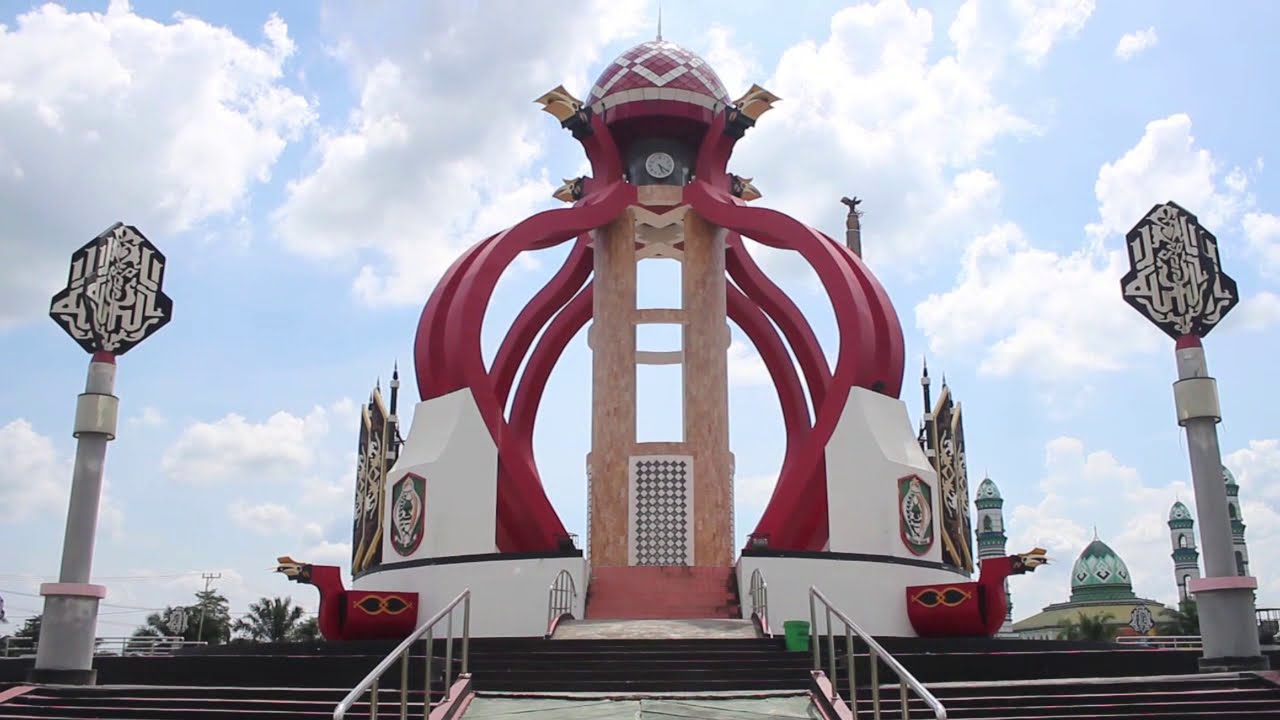
#> input picture 1/tugu.jpg, 1280 x 720 px
$ jupyter execute A710190092_Tugas_Pengantar_Citra_2D.ipynb   (shell and % lines are left out)
#> lines starting #> are read from the running program, lines starting #| are printed output that depends on the picture
# Tugas Computer Vision - Pengantar Citra 2D

## Pertama-tama, ganti NIM di nama file ini. Klik <font color="red">File -> Save as... </font>

Lalu isi yang di bawah ini. Untuk mengedit cell ini, double-click di sini.
### NAMA: Andyca Purwoko
### NIM: A710190092

#### Lengkapi kode di bawah dan jalankan
#### Kamu perlu memahami apa yang dijelaskan di video yang sudah dibagi:

https://www.youtube.com/watch?v=VbVdli7qtio

Tekan <Shift+Enter>

[cell 1]
from time import ctime
from os import getcwd
import sys
nama = "ANDYCA PURWOKO"     ## Ganti dengan namamu
NIM = "A710190092"     ## Ganti dengan NIM-mu
kota = "Sampit"     ## Ganti dengan kotamu
print("NAMA:", nama)
print("NIM :", NIM)
print("Kota:", kota)
print(ctime())
print("")
print(getcwd())
print(sys.executable)
print(sys.version)

##  Import the libraries

[cell 2]
import cv2
import numpy as np
import matplotlib.pyplot as plt
from IPython.display import Image

## Acquire your image

### Ambil sebuah foto icon atau tempat wisata di kotamu (misal kalau dari Jogja ambil foto tugu jogja)
#### Spesifikasi foto:
* Foto berwarna
* Foto icon atau tempat wisata di kotamu
* Foto boleh diambil sendiri atau diambil dari internet
* Diambil pada siang hari
* Memperlihatkan langit

Lalu tampilkan di sini:

[cell 3]
## Perintah untuk menampilkan gambar
Image("tugu.jpg")

### Memakai OpenCV, ketik perintah untuk memuat gambar dan mengetahui ukuran gambar

[cell 4]
## Memuat gambar:
uhuy_img = cv2.imread("tugu.jpg",1)
#> uhuy_img is the input picture: shape (720, 1280, 3); mean B, G, R 178, 166.2, 167.6
## Mengetahui ukuran gambar
print("Image size is ", uhuy_img.shape)
#| Image size is  (720, 1280, 3)

#### Lebar dan tingginya berapa? Apa makna angka 3 di situ?
Jawaban:
Tinggi = 720
Lebar = 1280
makna angka 3 adalah jumlah channel dari gambar tersebut

<hr>

### Menampilkan gambar memakai OpenCV.

[cell 5]
# Ambil file gambar memakai option cv2.IMREAD_COLOR
# Jika perlu, perlu dibalik antara RGB dan BGR.

# Kode untuk menampilkan gambar melalui OpenCV.
img_tugu = cv2.imread("tugu.jpg",cv2.IMREAD_COLOR)
img_tugu_channels_reversed = img_tugu[:, :, ::-1]
plt.imshow(img_tugu_channels_reversed)
#> (this line was passed over: IPython is not available in this run)

### Splitting and Merging Color Channels
 Masih menggunakan foto ikon kotamu, pisahkan channel B, G, R dan tampilkan masing-masing channel. Lalu tampilkan hasil merge-nya.

[cell 6]
## Pisahkan citra-nya ke komponen-komponen B,G,R -nya
b,g,r = cv2.split(img_tugu)
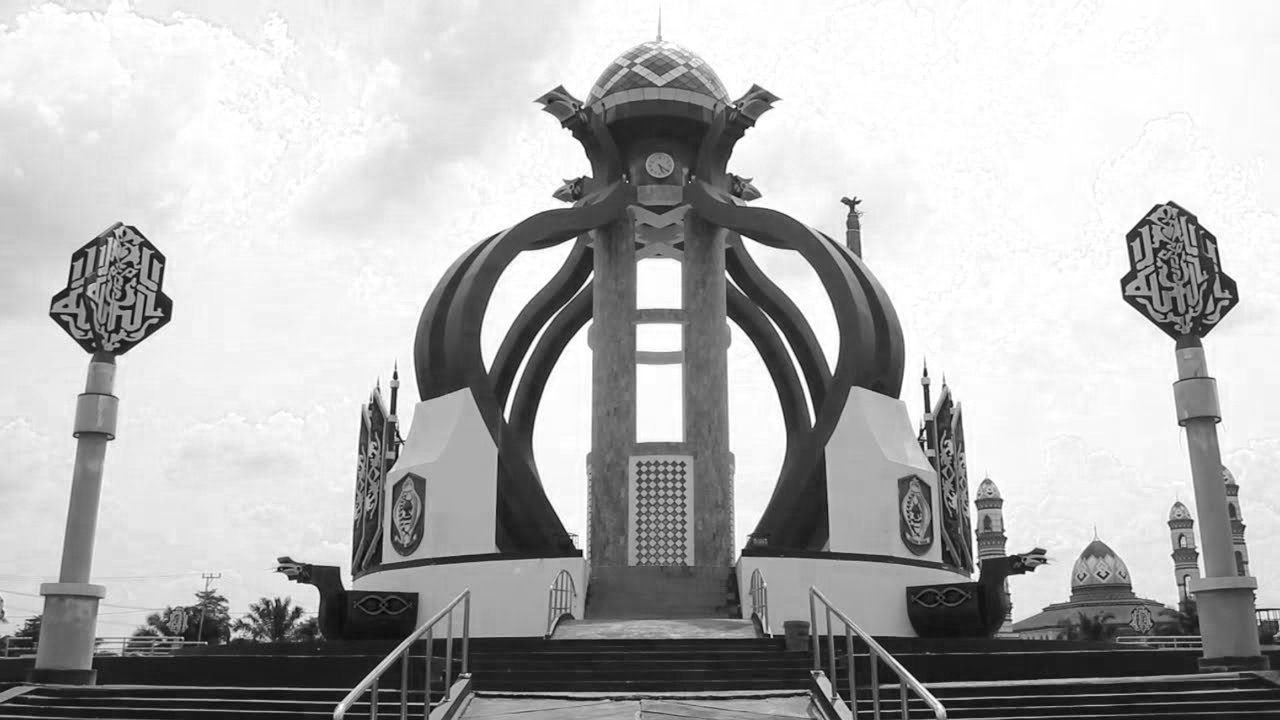
#> b: shape (720, 1280); min 0, max 255, mean 178
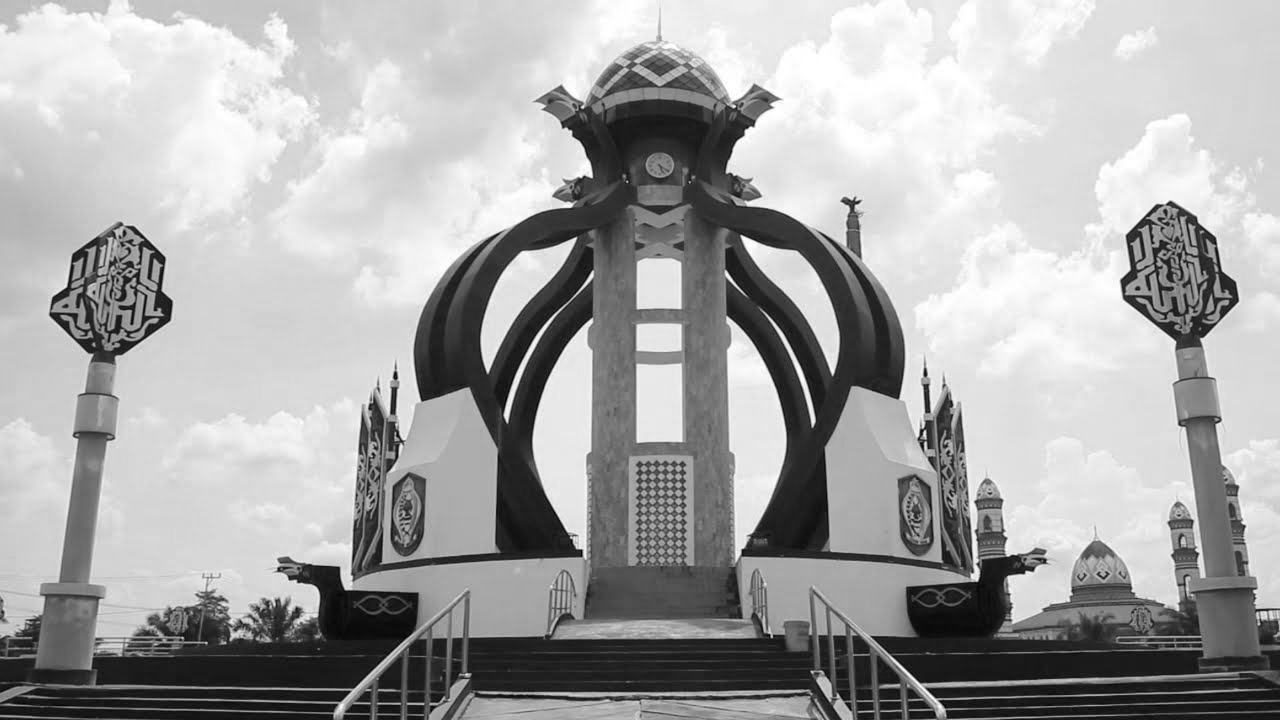
#> g: shape (720, 1280); min 0, max 255, mean 166.2
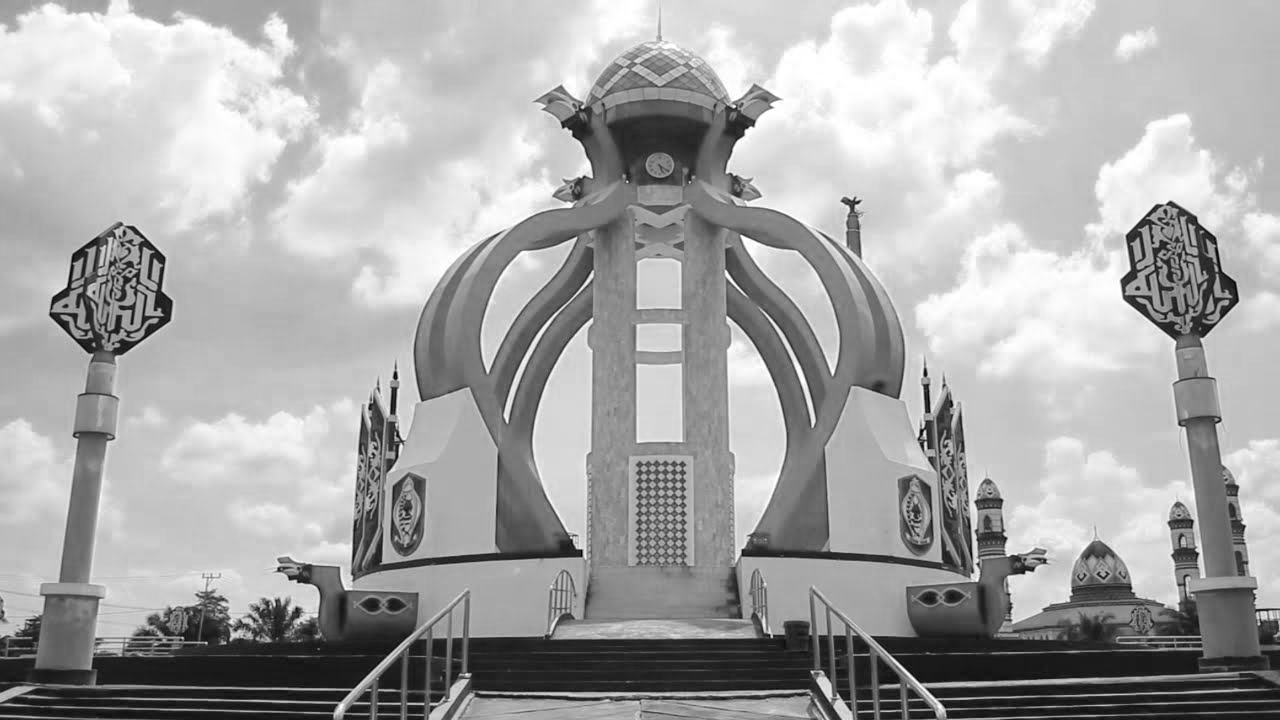
#> r: shape (720, 1280); min 0, max 255, mean 167.6
# Tunjukkan tiap-tiap channel dan hasil merge-nya, seperti di file latihan
plt.figure(figsize=[20,5])
#> (this line was passed over: IPython is not available in this run)
plt.subplot(141);plt.imshow(r,cmap='gray');plt.title("Red Channel");
#> (this line was passed over: IPython is not available in this run)
#> (this line was passed over: IPython is not available in this run)
#> (this line was passed over: IPython is not available in this run)
plt.subplot(142);plt.imshow(g,cmap='gray');plt.title("Green Channel");
#> (this line was passed over: IPython is not available in this run)
#> (this line was passed over: IPython is not available in this run)
plt.subplot(143);plt.imshow(b,cmap='gray');plt.title("Blue Channel");
imgMerged = cv2.merge((b,g,r))
plt.subplot(144);plt.imshow(imgMerged[:,:,::-1]);plt.title("Merged Output");
